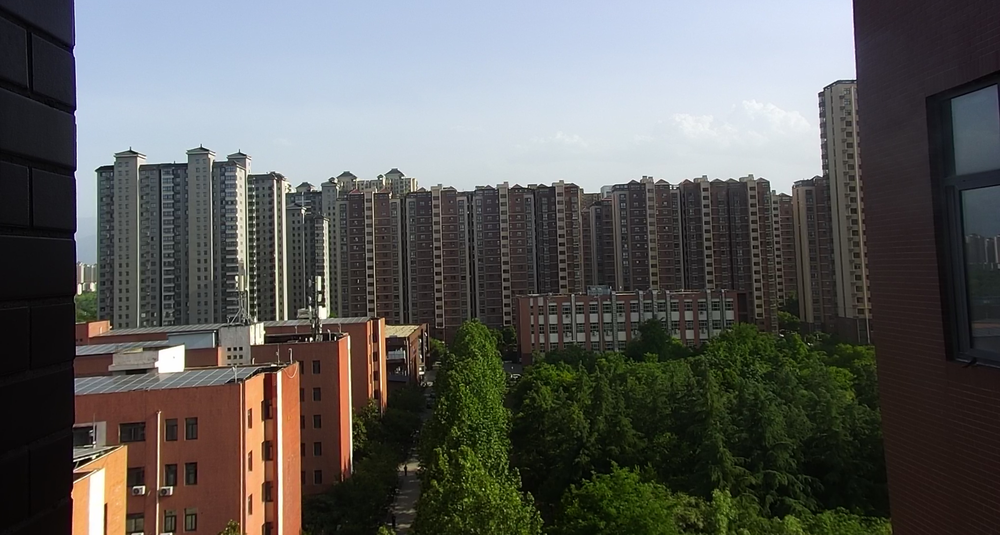
#> input picture new_picture/hq_3_3_new.png, 1000 x 535 px, shrunk from 1864 x 998 before the run, given in place of jinzhun_1.bmp, which was not available
$ python qujibian.py
#> lines starting #> are read from the running program, lines starting #| are printed output that depends on the picture; pictures that were not available may be replaced by others from this repository, and a replacement may not be noted
import cv2
import numpy as np
import os

def undistort_image(image_path, output_path):
    """
    消除图片畸变

    参数:
    image_path: 输入图片路径
    output_path: 输出图片路径
    """
    # 读取图片
    img = cv2.imread(image_path)
#> img is the input picture: shape (535, 1000, 3); mean B, G, R 91.4, 93.6, 93.6
    if img is None:
        print(f"无法读取图片: {image_path}")
        return

    # 获取图片尺寸
    h, w = img.shape[:2]
#> h = 535; w = 1000

    # 相机内参矩阵 (需要根据相机标定结果填写)
    # 这里使用示例值，实际应用中需要通过相机标定获得
    # fx, fy: 焦距
    # cx, cy: 主点坐标
    camera_matrix = np.array([
        [1.91947981e+03, 0.00000000e+00, 1.26566418e+03],
        [0.00000000e+00, 1.91941642e+03, 7.04833607e+02],
        [0.00000000e+00, 0.00000000e+00, 1.00000000e+00]
    ], dtype=np.float32)

    # 畸变系数 (需要根据相机标定结果填写)
    # k1, k2: 径向畸变系数
    # p1, p2: 切向畸变系数
    # k3: 高阶径向畸变系数
    dist_coeffs = np.array([-5.61757289e-01, 3.56650327e-01, -3.45290566e-04, -3.71246347e-04, -1.21195119e-01], dtype=np.float32)

    # 计算最优相机矩阵
    new_camera_matrix, roi = cv2.getOptimalNewCameraMatrix(
        camera_matrix, dist_coeffs, (w, h), 1, (w, h)
    )
#> roi = (379, 297, 611, 210)

    # 去畸变
    undistorted_img = cv2.undistort(img, camera_matrix, dist_coeffs, None, new_camera_matrix)
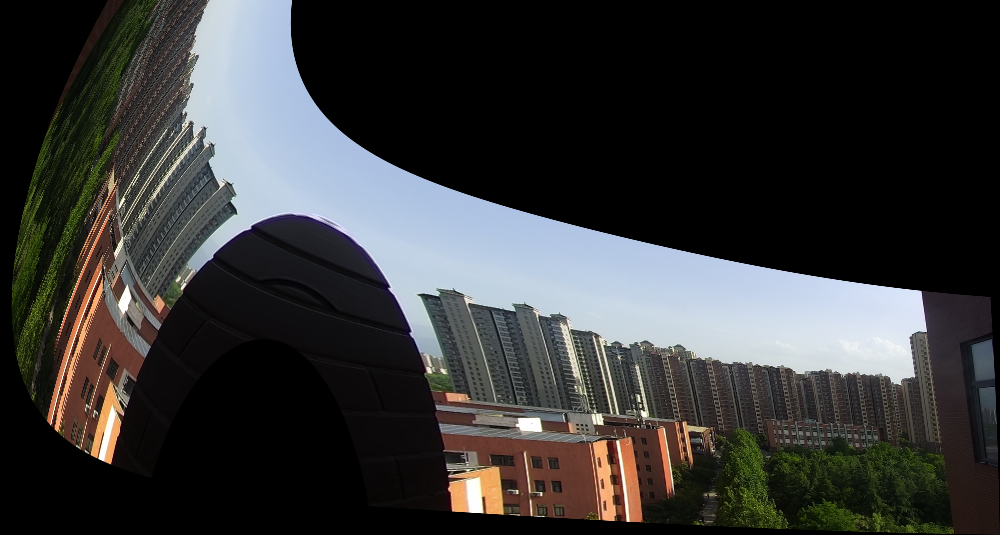
#> undistorted_img: shape (535, 1000, 3); mean B, G, R 54.8, 55, 54.8

    # 裁剪图像 (可选)
    x, y, w, h = roi
#> x = 379; y = 297; w = 611; h = 210
    undistorted_img = undistorted_img[y:y + h, x:x + w]
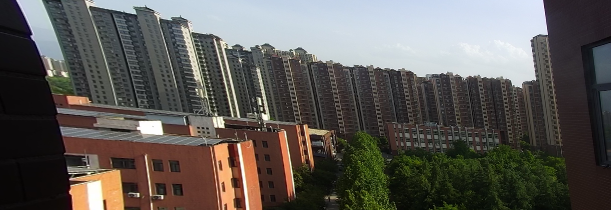
#> undistorted_img: shape (210, 611, 3); mean B, G, R 86, 90.3, 93.8

    # 保存结果
    cv2.imwrite(output_path, undistorted_img)
    print(f"去畸变完成，结果已保存到: {output_path}")

    # 显示结果 (可选)
    cv2.imshow('Original', img)
    cv2.imshow('Undistorted', undistorted_img)
    cv2.waitKey(0)
    cv2.destroyAllWindows()


# 使用示例
if __name__ == "__main__":
    # 替换为你的图片路径
    input_image = r"D:\tt\tietapingheng\tietapingheng\picture\jinzhun_1.bmp"
    output_image = r"D:\tt\tietapingheng\tietapingheng\new_picture\jinzhun_1_new.png"

    undistort_image(input_image, output_image)

$ run again, on new_picture/hq_5_1_new.png
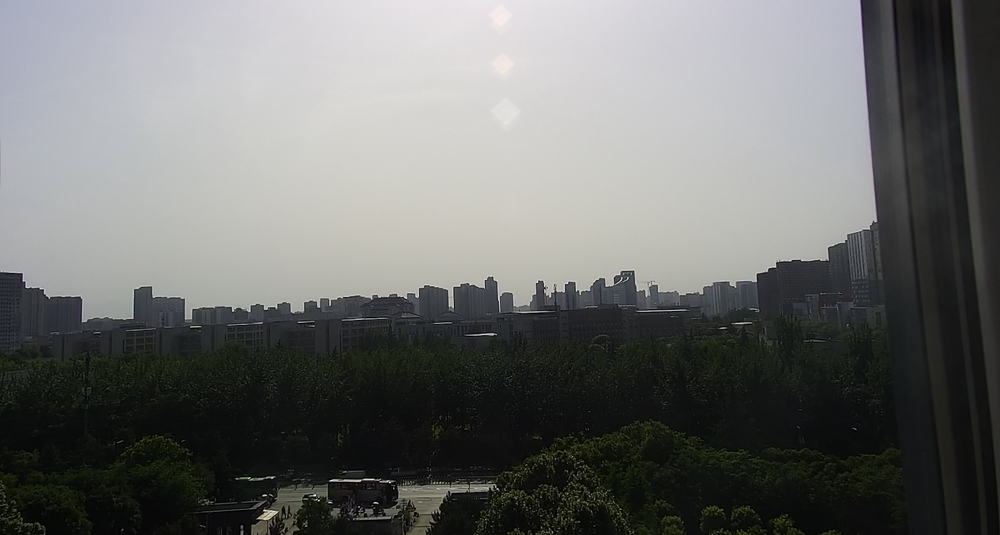
#> input picture new_picture/hq_5_1_new.png, 1000 x 535 px, shrunk from 1864 x 998 before the run, given in place of jinzhun_1.bmp, which was not available
#> in undistort_image, img is the input picture: shape (535, 1000, 3); mean B, G, R 107.7, 109.2, 108.1
#> in undistort_image, `undistorted_img = cv2.undistort(img, camera_matrix, dist_coeffs, None,..`:
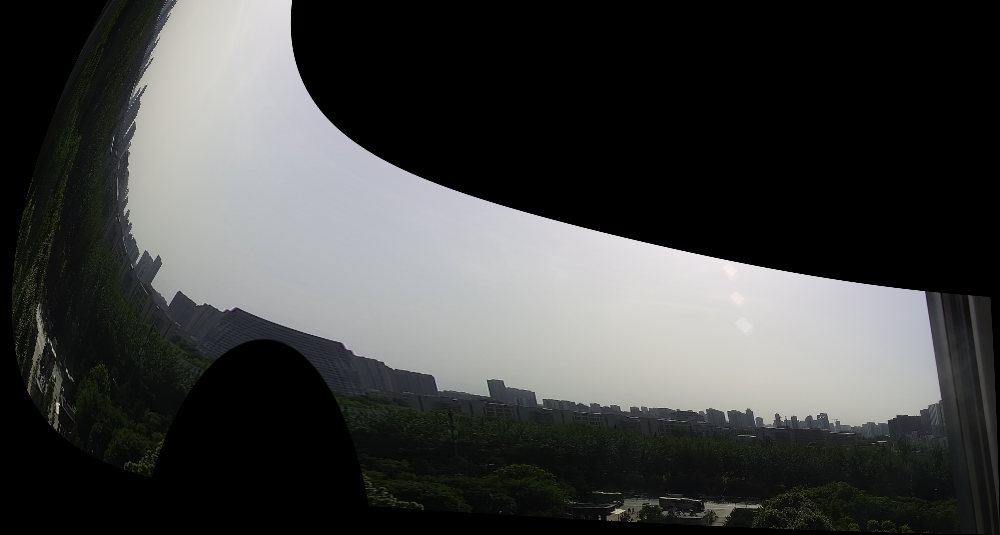
#> undistorted_img: shape (535, 1000, 3); mean B, G, R 64.4, 65.2, 64.4
#> in undistort_image, `undistorted_img = undistorted_img[y:y + h, x:x + w]`:
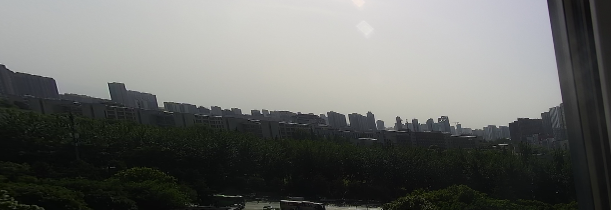
#> undistorted_img: shape (210, 611, 3); mean B, G, R 104, 106.7, 105.3
